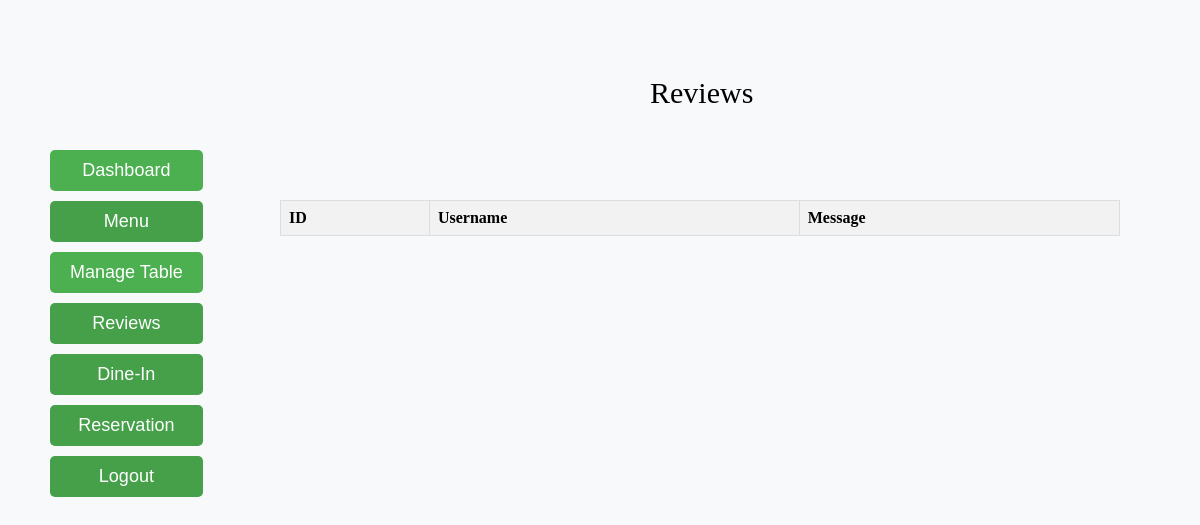
/reviews/, run on an earlier commit of the app's database.
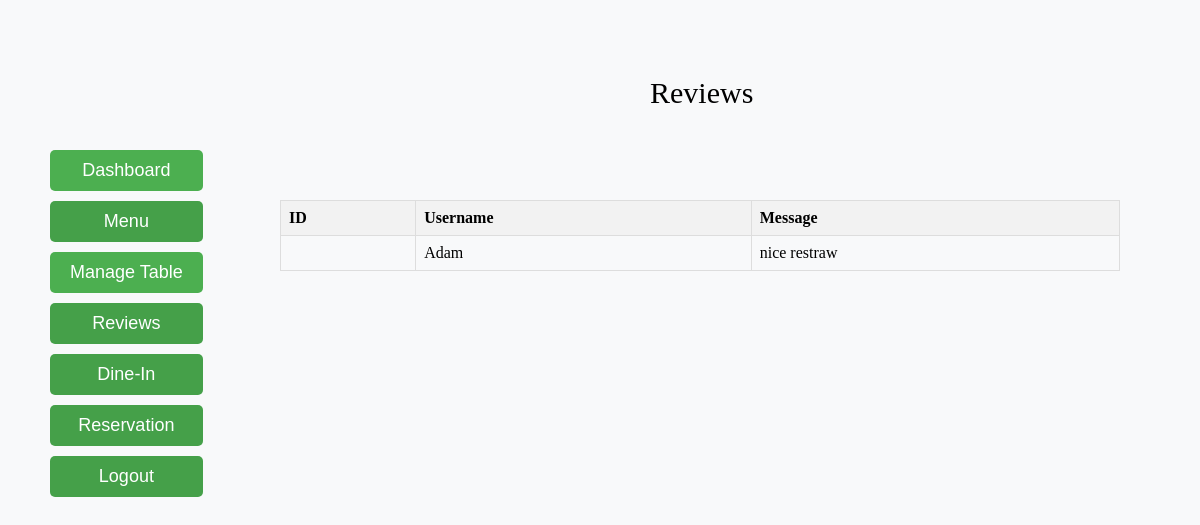
And on a later commit of the database.
### myapp/models.py (models this page shows)
class Rev(models.Model):
    username = models.CharField(max_length=150, unique=True)
    text = models.CharField(max_length=300, unique=True)
    objects = RevManager()

### myapp/views.py (the view)
# urls.py: path('reviews/', views.display_reviews, name='display_reviews'),
def display_reviews(request):
    reviews = Rev.objects.all()
    print(reviews)
    return render(request, 'myapp/admin_rev.html', {'reviews': reviews})

### myapp/templates/myapp/admin_rev.html (shortened to what this page needs)
{% extends 'myapp/admin_page.html' %}
{% block content %}
<div class="pp">Reviews</div>
    <table>
        <thead>
            <tr>
                 <th>ID</th>
                <th>Username</th>
                <th>Message</th>
            </tr>
        </thead>
        <tbody>
            {% for review in reviews %}
                <tr>
                    <td>{{ order.id }}</td>
                    <td>{{ review.username }}</td>
                    <td>{{ review.text }}</td>
                </tr>
            {% endfor %}
        </tbody>
    </table>
{% endblock %}

What changed in the data, as far as the page shows it:
added Rev: username "Adam", text "nice restraw"
